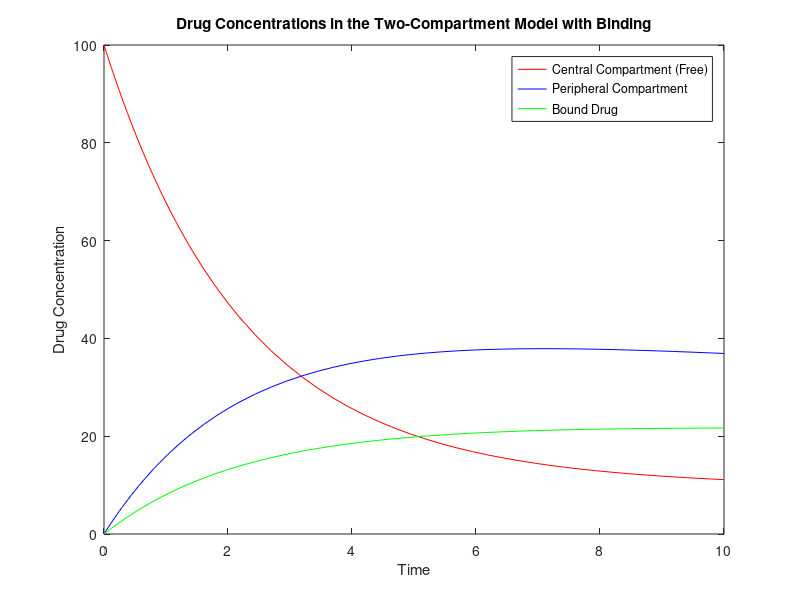

Here is the MATLAB script that generated this plot:
function drug_model_with_binding()

    % Parameters and initial conditions
    k10 = 0.1;   % Elimination rate constant from central compartment
    k12 = 0.2;   % Rate constant for drug distribution from central to peripheral compartment
    k21 = 0.15;  % Rate constant for drug distribution from peripheral to central compartment
    kon = 0.01;  % Association rate constant
    koff = 0.05; % Dissociation rate constant
    
    Vc = 1;      % Volume of central compartment
    Vp = 2;      % Volume of peripheral compartment
    P = 10;      % Concentration of plasma protein
    
    % Initial drug concentrations
    Dc_initial = 100;
    Dp_initial = 0;
    DP_initial = 0;
    
    % Time span for simulation
    tspan = [0 10]; % Simulation time span
    
    % Solve the differential equations using ode45
    [t, y] = ode45(@ode_fun, tspan, [Dc_initial; Dp_initial; DP_initial]);
    
    % Extract drug concentrations from the solution
    Dc = y(:, 1);
    Dp = y(:, 2);
    DP = y(:, 3);
    
    % Plot drug concentrations
    figure;
    plot(t, Dc, 'r', t, Dp, 'b', t, DP, 'g');
    xlabel('Time');
    ylabel('Drug Concentration');
    legend('Central Compartment (Free)', 'Peripheral Compartment', 'Bound Drug');
    title('Drug Concentrations in the Two-Compartment Model with Binding');
    
    % Define the system of ODEs
    function dydt = ode_fun(t, y)
        Dc = y(1); % Drug concentration in the central compartment
        Dp = y(2); % Drug concentration in the peripheral compartment
        DP = y(3); % Drug concentration in the bound drug compartment
        
        % Plasma protein binding equation
        f_B = DP / (DP + Dc);
        
        % Rate equations for the three compartments
        dydt = [
            -k10/Vc * Dc - k12/Vc * Dc + k21/Vp * Dp - kon * Dc * P + koff * DP; % Rate of change in central compartment
            k12/Vc * Dc - k21/Vp * Dp; % Rate of change in peripheral compartment
            kon * Dc * P - koff * DP; % Rate of change in bound drug compartment
        ];
    end

end
